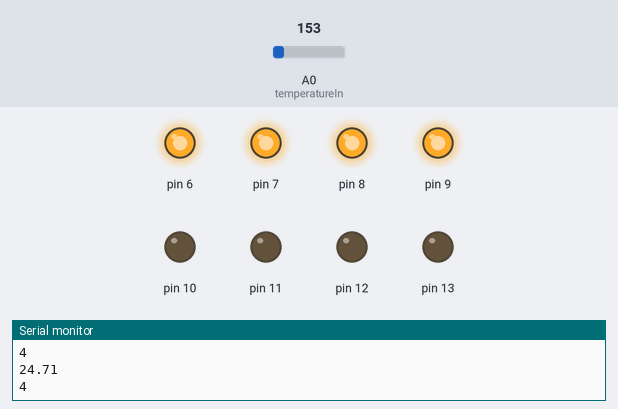
Bench run of a sketch on a simulated Arduino Uno, built with avr-gcc and run on an emulated ATmega328P. On the bench: output pins drawn as LEDs (lit = HIGH), the last lines printed to the serial monitor. Inputs (shaded band) come from the test bench; at power-on: A0 (temperatureIn) = 153.

Above: at 1.2 s.
1.3 s: A0 (temperatureIn) set to 165
At 2.5 s:
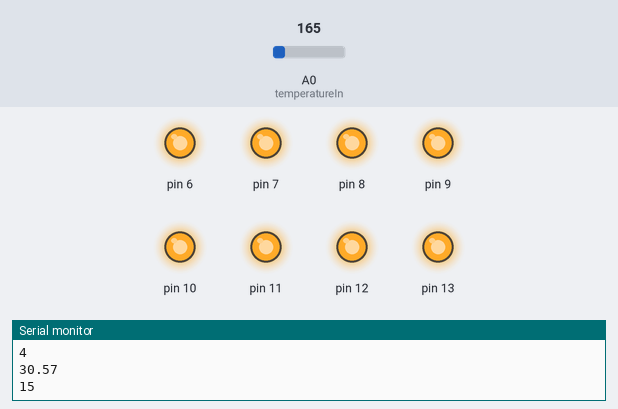
3.5 s: A0 (temperatureIn) set to 133
At 5.2 s:
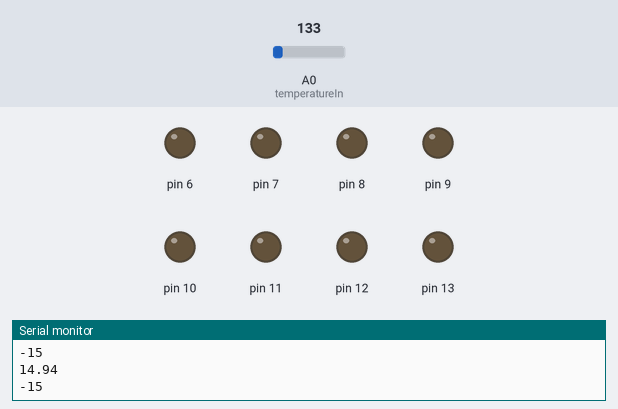
5.5 s: A0 (temperatureIn) set to 175
At 6.8 s:
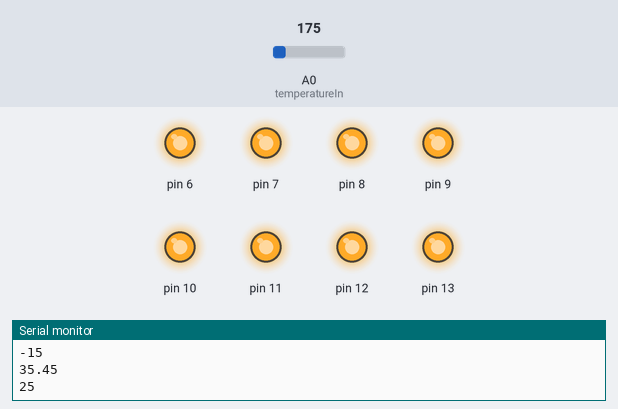
7.5 s: A0 (temperatureIn) set to 114
At 8.4 s:
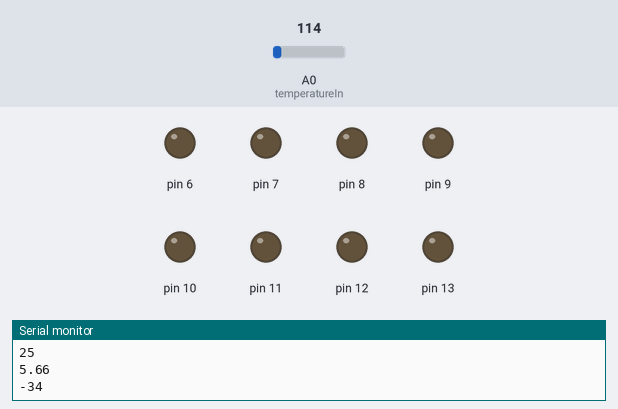
Timing chart, 0 to 10.5 s (numbered marks = the images above; inputs shaded):
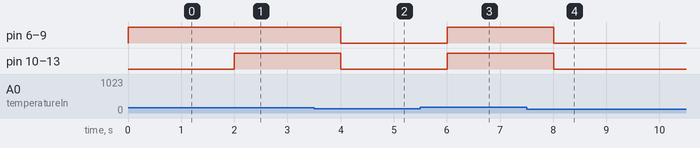

Measured:
- after the input at 1.3 s, pin 10–13: LOW → HIGH after 0.70 s
- after the input at 3.5 s, pin 6–13: HIGH → LOW after 0.50 s
- after the input at 5.5 s, pin 6–13: LOW → HIGH after 0.51 s
- after the input at 7.5 s, pin 6–13: HIGH → LOW after 0.51 s

The sketch:

FancyThermometer.ino
```cpp
const int temperatureIn = A0;
const int minOut = 6;
const int maxOut = 13;
const int nLeds = maxOut - minOut + 1;

const float voltage = 5.0;
const float maxSensor = 1024.0;

float initialTemperature;

void setup() {
  Serial.begin(9600);
  for (int pin = minOut; pin <= maxOut; pin++) {
    pinMode(pin, OUTPUT);
    digitalWrite(pin, LOW);
  }
  initialTemperature = getCurrentTemperature();
}

float getCurrentTemperature() {
  int sensorValue = analogRead(temperatureIn);
  float voltageValue = (sensorValue / maxSensor) * voltage;
  float temperature = (voltageValue - 0.5) * 100;
  return temperature;
}

void activateLeds(int uppermost) {
  for (int i = minOut; i <= maxOut; i++) {
    digitalWrite(i, i < uppermost + minOut ? HIGH : LOW);
  }
}

void loop() {
  float temperature = getCurrentTemperature();
  Serial.println(temperature);
  int maxLed = (temperature - initialTemperature) / 0.5 + (nLeds / 2);
  Serial.println(maxLed);
  activateLeds(maxLed);
  delay(1000);
}
```
